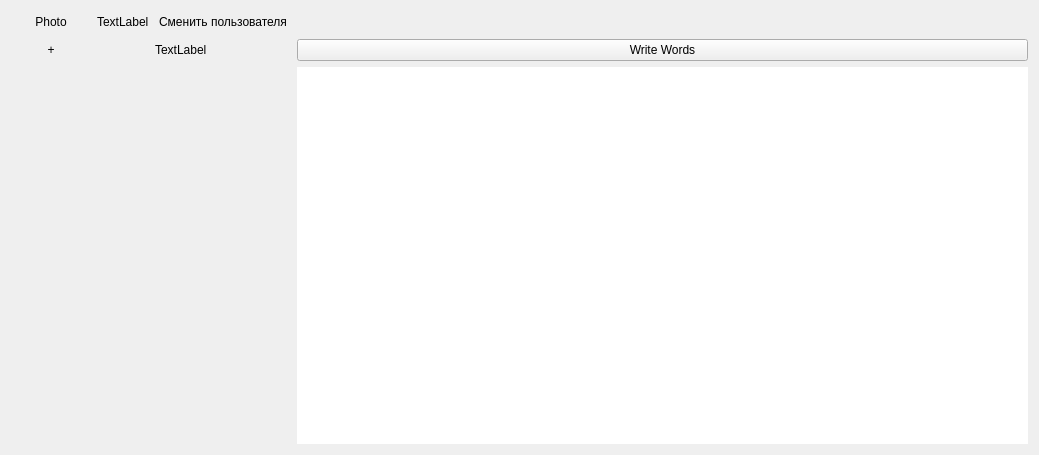
<?xml version="1.0" encoding="UTF-8"?>
<ui version="4.0">
 <class>MenuWindow</class>
 <widget class="QDialog" name="MenuWindow">
  <property name="geometry">
   <rect>
    <x>0</x>
    <y>0</y>
    <width>1039</width>
    <height>455</height>
   </rect>
  </property>
  <property name="acceptDrops">
   <bool>false</bool>
  </property>
  <property name="windowTitle">
   <string>Dialog</string>
  </property>
  <layout class="QGridLayout" name="gridLayout">
   <item row="0" column="0">
    <widget class="QLabel" name="label">
     <property name="text">
      <string>Photo</string>
     </property>
     <property name="alignment">
      <set>Qt::AlignCenter</set>
     </property>
    </widget>
   </item>
   <item row="0" column="1">
    <widget class="QLabel" name="label_2">
     <property name="sizePolicy">
      <sizepolicy hsizetype="Preferred" vsizetype="Preferred">
       <horstretch>0</horstretch>
       <verstretch>0</verstretch>
      </sizepolicy>
     </property>
     <property name="text">
      <string>TextLabel</string>
     </property>
    </widget>
   </item>
   <item row="0" column="2">
    <widget class="QPushButton" name="pushButton_3">
     <property name="text">
      <string>Сменить пользователя</string>
     </property>
     <property name="flat">
      <bool>true</bool>
     </property>
    </widget>
   </item>
   <item row="1" column="0">
    <widget class="QPushButton" name="pushButton_2">
     <property name="text">
      <string>+</string>
     </property>
     <property name="flat">
      <bool>true</bool>
     </property>
    </widget>
   </item>
   <item row="1" column="2">
    <widget class="QLabel" name="label_3">
     <property name="text">
      <string>TextLabel</string>
     </property>
    </widget>
   </item>
   <item row="1" column="3">
    <widget class="QPushButton" name="pushButton">
     <property name="text">
      <string>Write Words</string>
     </property>
    </widget>
   </item>
   <item row="2" column="3">
    <widget class="QTableView" name="tableView">
     <property name="frameShape">
      <enum>QFrame::NoFrame</enum>
     </property>
     <property name="frameShadow">
      <enum>QFrame::Raised</enum>
     </property>
     <property name="lineWidth">
      <number>0</number>
     </property>
    </widget>
   </item>
   <item row="2" column="1" colspan="2">
    <widget class="WidgetList" name="scrollArea">
     <property name="minimumSize">
      <size>
       <width>100</width>
       <height>20</height>
      </size>
     </property>
     <property name="frameShape">
      <enum>QFrame::NoFrame</enum>
     </property>
     <property name="widgetResizable">
      <bool>true</bool>
     </property>
     <widget class="QWidget" name="scrollAreaWidgetContents">
      <property name="geometry">
       <rect>
        <x>0</x>
        <y>0</y>
        <width>211</width>
        <height>359</height>
       </rect>
      </property>
      <zorder>tableView</zorder>
      <zorder>tableView</zorder>
     </widget>
    </widget>
   </item>
  </layout>
 </widget>
 <customwidgets>
  <customwidget>
   <class>WidgetList</class>
   <extends>QScrollArea</extends>
   <header>../Thesaurus/Windows/MyWidgets/widgetlist.h</header>
   <container>1</container>
  </customwidget>
 </customwidgets>
 <resources/>
 <connections/>
</ui>
